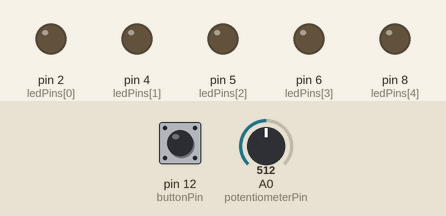
The sketch below on a simulated Arduino Uno, built with avr-gcc and run on an emulated ATmega328P. On the bench: output pins drawn as LEDs (lit = HIGH). The test bench sets the inputs (shaded band); at power-on: pin 12 (buttonPin) HIGH, A0 (potentiometerPin) = 512. Random numbers use the default seed unless the sketch sets one.

Above: at 1.2 s.
1.3 s: pin 12 (buttonPin) pulled LOW for 0.15 s
At 1.6 s:
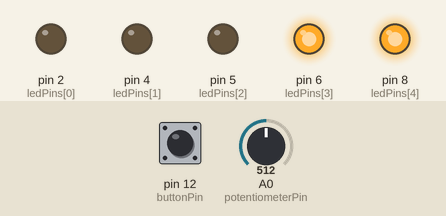
At 4.1 s:
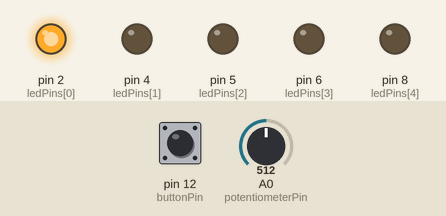
4.4 s: pin 12 (buttonPin) pulled LOW for 1 s
8.4 s: pin 12 (buttonPin) pulled LOW for 0.15 s
At 9.0 s:
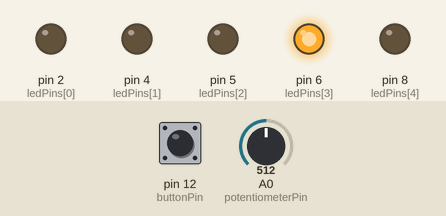
11.4 s: A0 (potentiometerPin) set to 0
At 13.7 s:
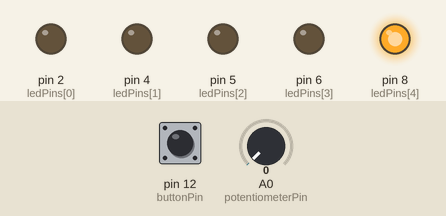
14.4 s: pin 12 (buttonPin) pulled LOW for 3.2 s
20.6 s: A0 (potentiometerPin) set to 218
23.3 s: A0 (potentiometerPin) set to 244
Timing chart, 0 to 26.0 s (numbered marks = the images above; inputs shaded):
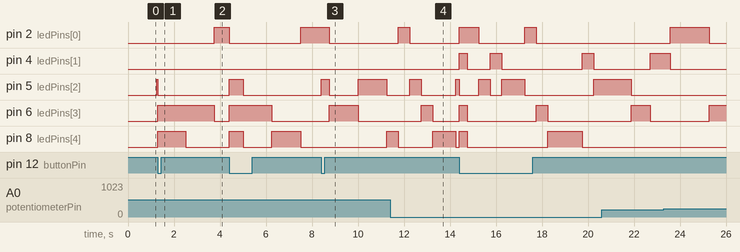

The sketch:

ejercicio_4.ino
```cpp
const int buttonPin = 12;          // Pin del botón
const int potentiometerPin = A0;  // Pin del potenciómetro
const int ledPins[] = {2, 4, 5, 6, 8};  // Pines de los 5 LEDs

int ledCount = 1;                  // Número inicial de LEDs encendidos
int lastButtonState = LOW;         // Estado anterior del botón
int currentButtonState = LOW;      // Estado actual del botón
int potValue = 0;                  // Valor del potenciómetro
int ledSpeed = 1000;               // Velocidad inicial de cambio de LED (en milisegundos)
unsigned long previousMillis = 0;  // Tiempo del último cambio de LED

void setup() {
  pinMode(buttonPin, INPUT_PULLUP); //se declaran los pins y el potenciometro input de entrada
  pinMode(potentiometerPin, INPUT);
  for (int i = 0; i < 5; i++) {
    pinMode(ledPins[i], OUTPUT);
  }
}

void loop() {
  // Leer el estado del botón
  currentButtonState = digitalRead(buttonPin);

  // Cambiar el número de LEDs cuando se presiona el botón
  if (lastButtonState == HIGH && currentButtonState == LOW) {
    ledCount = (ledCount % 5) + 1;  // Incrementar el número de LEDs (cíclico de 1 a 5)
    encenderAleatorios(ledCount);
  }

  // Actualizar el estado del botón
  lastButtonState = currentButtonState;

  // Leer el valor del potenciómetro
  potValue = analogRead(potentiometerPin);

  // Ajustar la velocidad de cambio de LED según el valor del potenciómetro
  ledSpeed = map(potValue, 0, 1023, 500, 2000);

  // Cambiar el LED cada segundo (o según la velocidad ajustada)
  unsigned long currentMillis = millis();
  if (currentMillis - previousMillis >= ledSpeed) {
    previousMillis = currentMillis;
    encenderAleatorio();
  }
}

void encenderAleatorio() {
  // Apagar todos los LEDs
  for (int i = 0; i < 5; i++) {
    digitalWrite(ledPins[i], LOW);
  }

  // Encender un LED de forma aleatoria
  int randomLed = random(5);
  digitalWrite(ledPins[randomLed], HIGH);
}

void encenderAleatorios(int count) {
  // Apagar todos los LEDs
  for (int i = 0; i < 5; i++) {
    digitalWrite(ledPins[i], LOW);
  }

  // Encender 'count' LEDs de forma aleatoria
  for (int i = 0; i < count; i++) {
    int randomLed = random(5);
    digitalWrite(ledPins[randomLed], HIGH);
  }
}
```

Measured:
- after the input at 1.3 s, pin 2 (ledPins[0]): LOW → HIGH after 2.5 s
- after the input at 8.4 s, pin 6 (ledPins[3]): LOW → HIGH after 0.35 s, → LOW 1.3 s later; pin 8 (ledPins[4]): LOW → HIGH after 2.9 s
- after the input at 11.4 s, pin 6 (ledPins[3]): LOW → HIGH after 1.4 s, → LOW 0.50 s later
